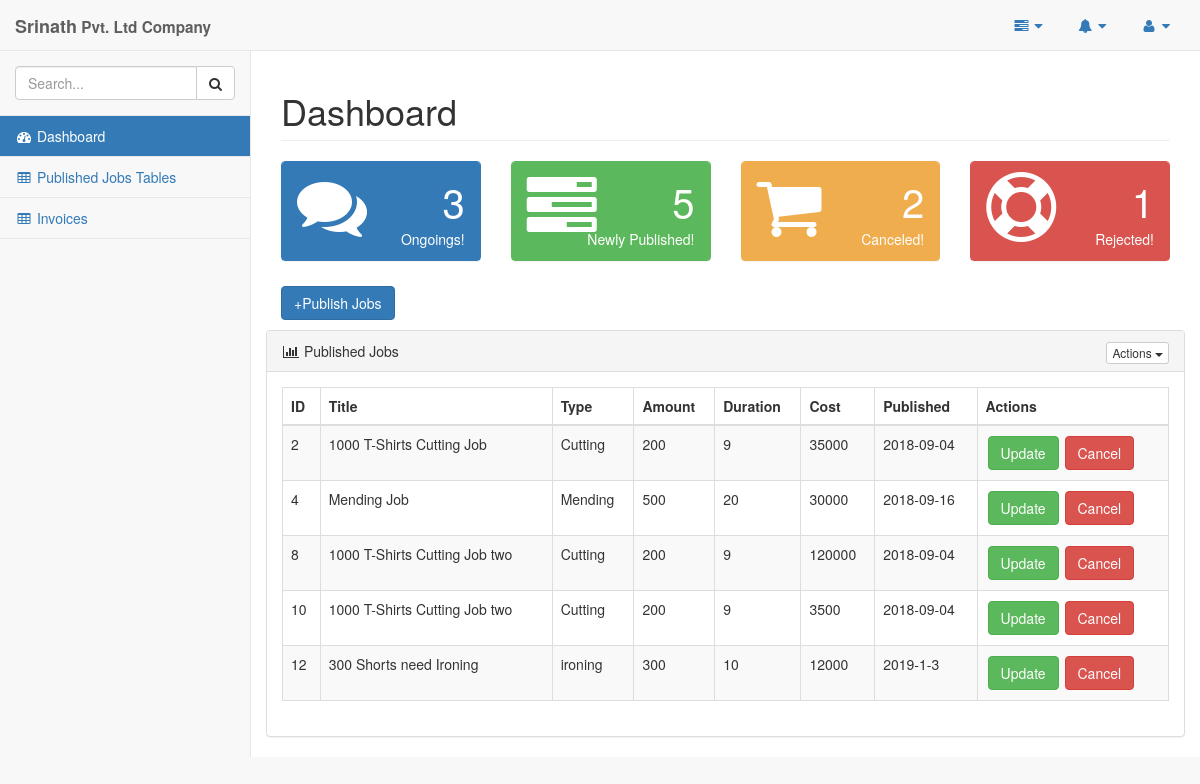
/pages/company.php (signed in), run on an earlier commit of the app's database.
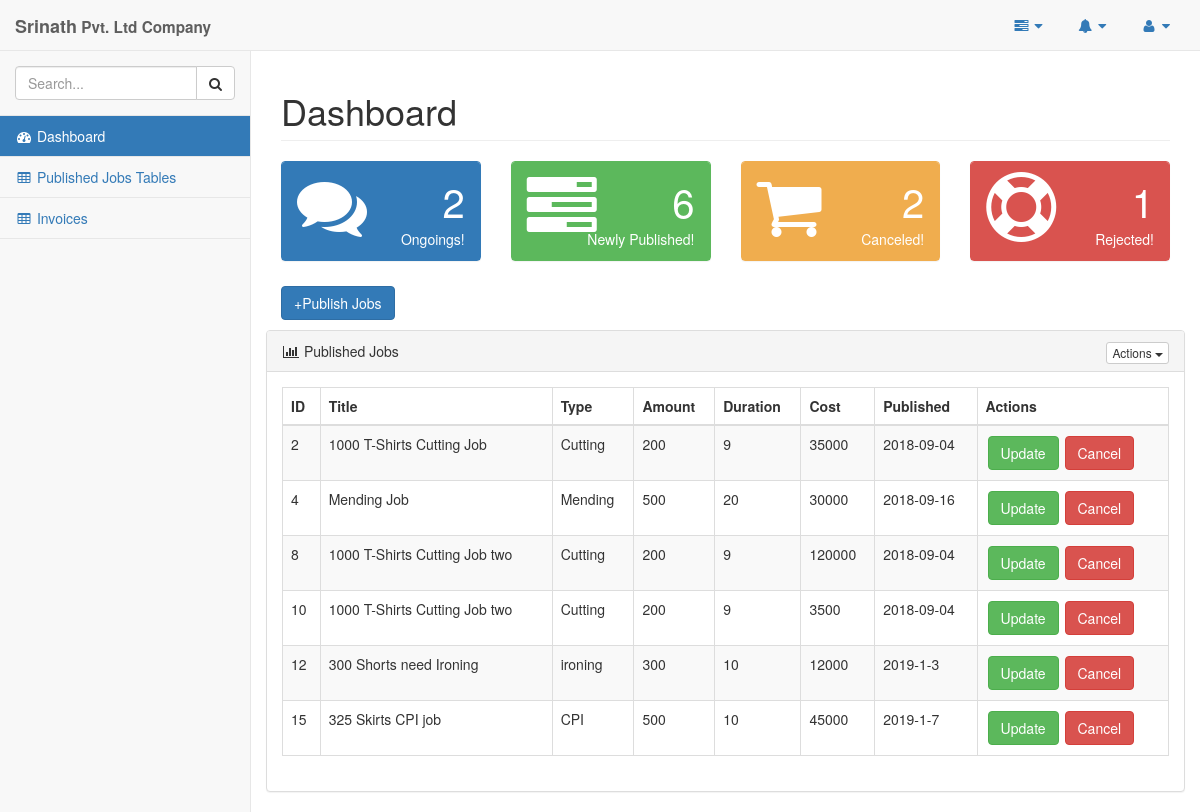
And on a later commit of the database.
### tables this page shows
CREATE TABLE `company_job` (
  `jobID` int(11) NOT NULL,
  `jobTitle` varchar(45) DEFAULT NULL,
  `jobType` varchar(45) DEFAULT NULL,
  `jobAmount` varchar(45) DEFAULT NULL,
  `jobPeriod` varchar(45) DEFAULT NULL,
  `jobPrice` int(45) DEFAULT NULL,
  `jobDate` varchar(45) DEFAULT NULL,
  `jobStatus` varchar(45) DEFAULT NULL,
  `comID` varchar(10) NOT NULL,
  `supID` varchar(45) NOT NULL
);

### pages/query_boxes/company_jobs_published.php (the view, shortened to what this page needs)
<?php
    $queryJob="SELECT * FROM company_job WHERE jobStatus='offline'";
    $resultJob=mysqli_query($conn,$queryJob);
    if(mysqli_num_rows($resultJob)>0){
        while($rowJob=mysqli_fetch_assoc($resultJob)){
            echo "<tr>
                    <td>".$rowJob['jobID']."</td>
                    <td>".$rowJob['jobTitle']."</td>
                    <td>".$rowJob['jobType']."</td>
                    <td>".$rowJob['jobAmount']."</td>
                    <td>".$rowJob['jobPeriod']."</td>
                    <td>".$rowJob['jobPrice']."</td>
                    <td>".$rowJob['jobDate']."</td>
                    <td><button style='margin:2px' class='btn btn-success' data-target='#".$rowJob['jobID']."' data-toggle='modal'>Update</button>
                    <button class='btn btn-danger'  data-target='#cancel_job" . $rowJob['jobID'] . "' data-toggle='modal' >Cancel</button></td>
                </tr>";
        }
    }
?>

### pages/query_boxes/company_ongoing_jobs_count.php
<?php
    $query="SELECT COUNT(jobID) AS jobCount  FROM company_job WHERE jobStatus='online' ";
    $result=mysqli_query($conn,$query);
    if(mysqli_num_rows($result)>0){
        $row=mysqli_fetch_assoc($result);
        echo $row['jobCount'];
    }
?>

### pages/query_boxes/company_newly_published_jobs_count.php
<?php
    $query="SELECT COUNT(jobID) AS jobCount  FROM company_job WHERE jobStatus='offline' ";
    $result=mysqli_query($conn,$query);
    if(mysqli_num_rows($result)>0){
        $row=mysqli_fetch_assoc($result);
        echo $row['jobCount'];
    }
?>

What changed in the data, as far as the page shows it:
added company_job: jobID "15", jobTitle "325 Skirts CPI job", jobType "CPI", jobAmount "500", jobPeriod "10", jobPrice "45000", jobDate "2019-1-7"
Also different on the page:
$row['jobCount']: "3" → "2"
$row['jobCount']: "5" → "6"
